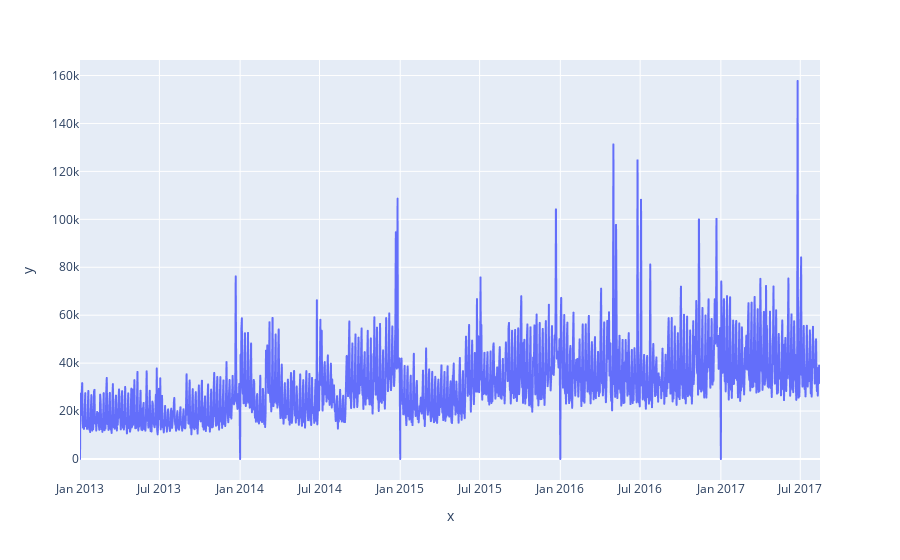
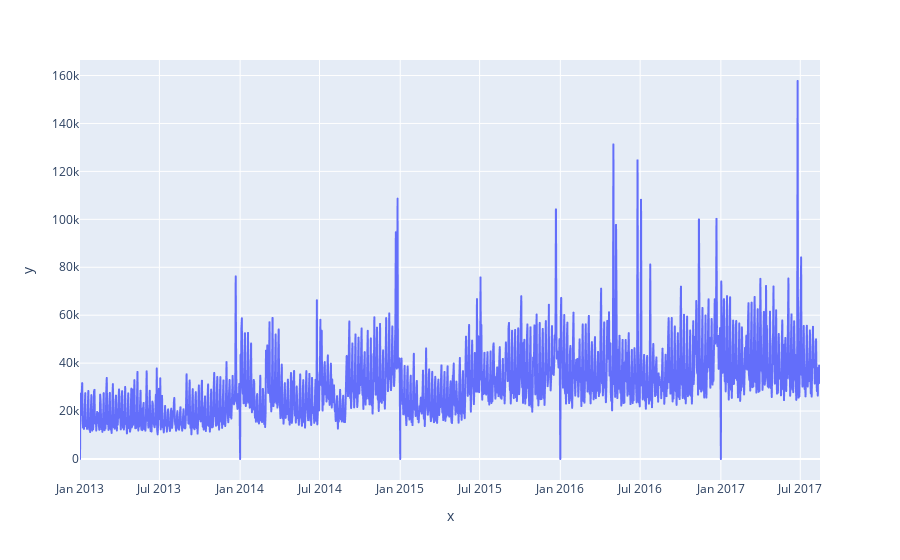
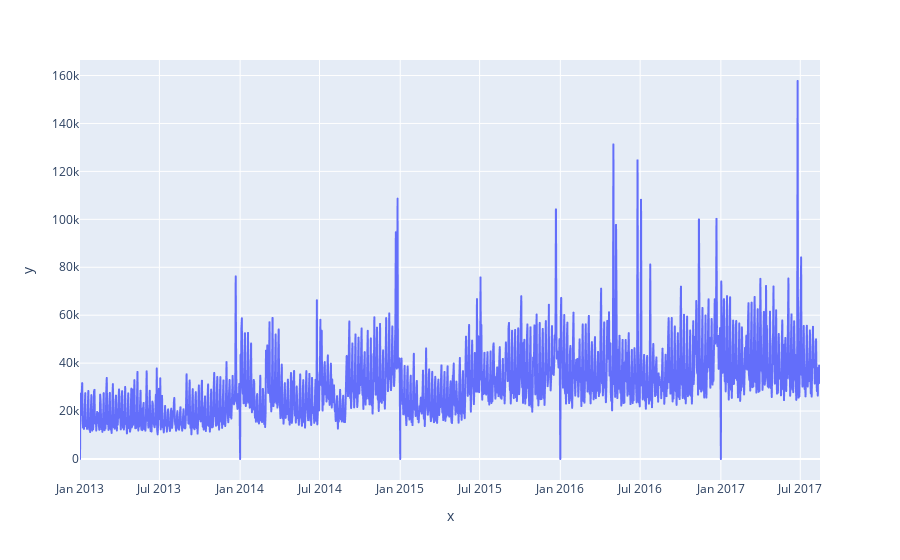
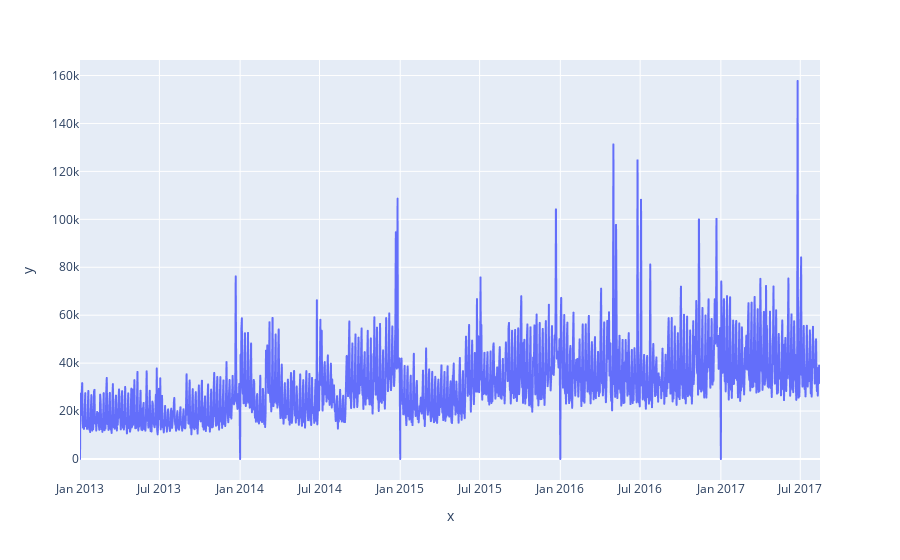

The notebook cell saved with these charts, in order:
### Code cell
# Outliers
import numpy as np


def zscore(series):
    return (series - series.mean()) / series.std()

datasets = []

for store in STORES:
    data = train_data[train_data['store_nbr'] == store]
    data = data.groupby('date').sum().reset_index()
    zsc = zscore(data.sales)
    # Empty line
    fig = go.Figure()
    data["sales"] = data["sales"].mask(zsc.abs() > 3, data["sales"].median())
    datasets.append(data)
    fig = px.line(x=sales.date, y=sales.sales)
    fig.show()

### Figure 1 — Plotly figure (JSON) as saved in the notebook; plotly's stock layout.template omitted (floating-point values rounded to 4 significant figures; data arrays with more than 128 entries replaced by an {"elided": "..."} marker saying what was removed)
{"data": [{"hovertemplate": "x=%{x}<br>y=%{y}<extra></extra>", "legendgroup": "", "line": {"color": "#636efa", "dash": "solid"}, "marker": {"symbol": "circle"}, "mode": "lines", "name": "", "showlegend": false, "type": "scattergl", "x": {"elided": "1684 str values"}, "xaxis": "x", "y": {"elided": "1684 float values"}, "yaxis": "y"}], "layout": {"legend": {"tracegroupgap": 0}, "margin": {"t": 60}, "xaxis": {"anchor": "y", "domain": [0, 1], "title": {"text": "x"}}, "yaxis": {"anchor": "x", "domain": [0, 1], "title": {"text": "y"}}}}

### Figure 2 — Plotly figure (JSON) as saved in the notebook; plotly's stock layout.template omitted (floating-point values rounded to 4 significant figures; data arrays with more than 128 entries replaced by an {"elided": "..."} marker saying what was removed)
{"data": [{"hovertemplate": "x=%{x}<br>y=%{y}<extra></extra>", "legendgroup": "", "line": {"color": "#636efa", "dash": "solid"}, "marker": {"symbol": "circle"}, "mode": "lines", "name": "", "showlegend": false, "type": "scattergl", "x": {"elided": "1684 str values"}, "xaxis": "x", "y": {"elided": "1684 float values"}, "yaxis": "y"}], "layout": {"legend": {"tracegroupgap": 0}, "margin": {"t": 60}, "xaxis": {"anchor": "y", "domain": [0, 1], "title": {"text": "x"}}, "yaxis": {"anchor": "x", "domain": [0, 1], "title": {"text": "y"}}}}

### Figure 3 — Plotly figure (JSON) as saved in the notebook; plotly's stock layout.template omitted (floating-point values rounded to 4 significant figures; data arrays with more than 128 entries replaced by an {"elided": "..."} marker saying what was removed)
{"data": [{"hovertemplate": "x=%{x}<br>y=%{y}<extra></extra>", "legendgroup": "", "line": {"color": "#636efa", "dash": "solid"}, "marker": {"symbol": "circle"}, "mode": "lines", "name": "", "showlegend": false, "type": "scattergl", "x": {"elided": "1684 str values"}, "xaxis": "x", "y": {"elided": "1684 float values"}, "yaxis": "y"}], "layout": {"legend": {"tracegroupgap": 0}, "margin": {"t": 60}, "xaxis": {"anchor": "y", "domain": [0, 1], "title": {"text": "x"}}, "yaxis": {"anchor": "x", "domain": [0, 1], "title": {"text": "y"}}}}

### Figure 4 — Plotly figure (JSON) as saved in the notebook; plotly's stock layout.template omitted (floating-point values rounded to 4 significant figures; data arrays with more than 128 entries replaced by an {"elided": "..."} marker saying what was removed)
{"data": [{"hovertemplate": "x=%{x}<br>y=%{y}<extra></extra>", "legendgroup": "", "line": {"color": "#636efa", "dash": "solid"}, "marker": {"symbol": "circle"}, "mode": "lines", "name": "", "showlegend": false, "type": "scattergl", "x": {"elided": "1684 str values"}, "xaxis": "x", "y": {"elided": "1684 float values"}, "yaxis": "y"}], "layout": {"legend": {"tracegroupgap": 0}, "margin": {"t": 60}, "xaxis": {"anchor": "y", "domain": [0, 1], "title": {"text": "x"}}, "yaxis": {"anchor": "x", "domain": [0, 1], "title": {"text": "y"}}}}
